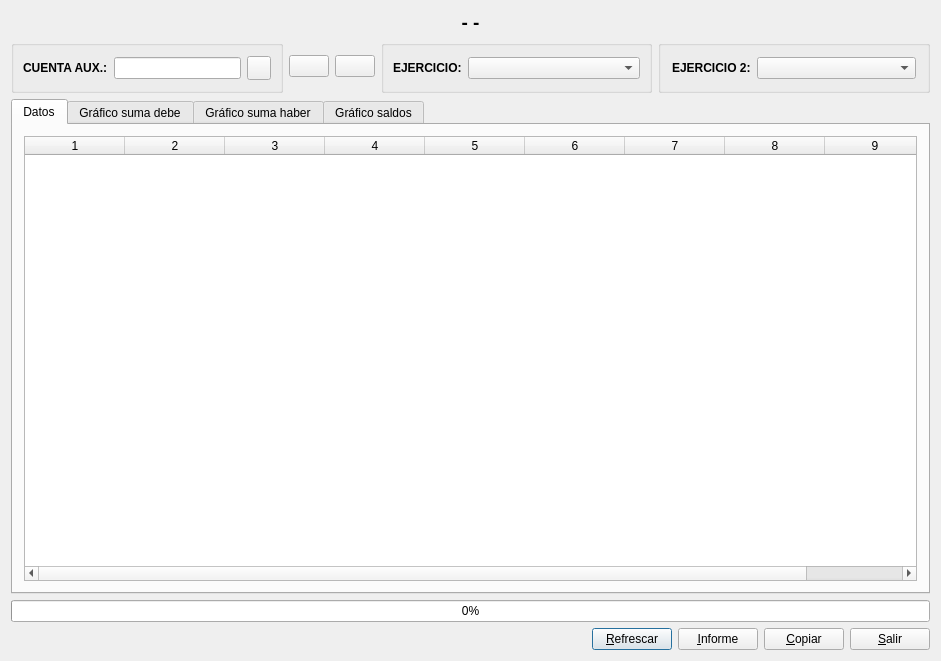
<?xml version="1.0" encoding="UTF-8"?>
<ui version="4.0">
 <author>José Manuel Díez Botella</author>
 <class>acumuladosmes</class>
 <widget class="QDialog" name="acumuladosmes">
  <property name="geometry">
   <rect>
    <x>0</x>
    <y>0</y>
    <width>941</width>
    <height>661</height>
   </rect>
  </property>
  <property name="windowTitle">
   <string>Acumulados de cuenta por mes</string>
  </property>
  <layout class="QVBoxLayout" name="verticalLayout_6">
   <item>
    <widget class="QLabel" name="titulotextLabel">
     <property name="maximumSize">
      <size>
       <width>940</width>
       <height>16777215</height>
      </size>
     </property>
     <property name="font">
      <font>
       <pointsize>14</pointsize>
       <weight>75</weight>
       <bold>true</bold>
      </font>
     </property>
     <property name="text">
      <string>- -</string>
     </property>
     <property name="alignment">
      <set>Qt::AlignCenter</set>
     </property>
     <property name="wordWrap">
      <bool>false</bool>
     </property>
    </widget>
   </item>
   <item>
    <layout class="QHBoxLayout" name="horizontalLayout">
     <item>
      <widget class="QGroupBox" name="groupBox">
       <property name="title">
        <string/>
       </property>
       <layout class="QVBoxLayout">
        <property name="spacing">
         <number>6</number>
        </property>
        <property name="leftMargin">
         <number>9</number>
        </property>
        <property name="topMargin">
         <number>9</number>
        </property>
        <property name="rightMargin">
         <number>9</number>
        </property>
        <property name="bottomMargin">
         <number>9</number>
        </property>
        <item>
         <layout class="QHBoxLayout">
          <property name="spacing">
           <number>6</number>
          </property>
          <property name="leftMargin">
           <number>0</number>
          </property>
          <property name="topMargin">
           <number>0</number>
          </property>
          <property name="rightMargin">
           <number>0</number>
          </property>
          <property name="bottomMargin">
           <number>0</number>
          </property>
          <item>
           <widget class="QLabel" name="textLabel1">
            <property name="text">
             <string>&lt;html&gt;&lt;head&gt;&lt;meta name=&quot;qrichtext&quot; content=&quot;1&quot; /&gt;&lt;style type=&quot;text/css&quot;&gt;
p, li { white-space: pre-wrap; }
&lt;/style&gt;&lt;/head&gt;&lt;body style=&quot; font-family:'Sans Serif'; font-size:9pt; font-weight:400; font-style:normal;&quot;&gt;
&lt;p style=&quot; margin-top:0px; margin-bottom:0px; margin-left:0px; margin-right:0px; -qt-block-indent:0; text-indent:0px;&quot;&gt;&lt;span style=&quot; font-weight:600;&quot;&gt;CUENTA AUX.:&lt;/span&gt;&lt;/p&gt;&lt;/body&gt;&lt;/html&gt;</string>
            </property>
            <property name="wordWrap">
             <bool>false</bool>
            </property>
           </widget>
          </item>
          <item>
           <widget class="QLineEdit" name="subcuentalineEdit">
            <property name="maxLength">
             <number>40</number>
            </property>
           </widget>
          </item>
          <item>
           <widget class="QPushButton" name="buscapushButton">
            <property name="minimumSize">
             <size>
              <width>24</width>
              <height>24</height>
             </size>
            </property>
            <property name="maximumSize">
             <size>
              <width>24</width>
              <height>24</height>
             </size>
            </property>
            <property name="text">
             <string/>
            </property>
            <property name="icon">
             <iconset resource="keme.qrc">
              <normaloff>:/iconos/graf/viewer.xpm</normaloff>:/iconos/graf/viewer.xpm</iconset>
            </property>
           </widget>
          </item>
         </layout>
        </item>
       </layout>
      </widget>
     </item>
     <item>
      <widget class="QPushButton" name="anteriorpushButton">
       <property name="maximumSize">
        <size>
         <width>50</width>
         <height>16777215</height>
        </size>
       </property>
       <property name="toolTip">
        <string>Subcuenta anterior</string>
       </property>
       <property name="text">
        <string/>
       </property>
       <property name="icon">
        <iconset resource="keme.qrc">
         <normaloff>:/iconos/graf/back.png</normaloff>:/iconos/graf/back.png</iconset>
       </property>
       <property name="iconSize">
        <size>
         <width>46</width>
         <height>46</height>
        </size>
       </property>
      </widget>
     </item>
     <item>
      <widget class="QPushButton" name="posteriorpushButton">
       <property name="maximumSize">
        <size>
         <width>50</width>
         <height>16777215</height>
        </size>
       </property>
       <property name="toolTip">
        <string>Subcuenta posterior</string>
       </property>
       <property name="text">
        <string/>
       </property>
       <property name="icon">
        <iconset resource="keme.qrc">
         <normaloff>:/iconos/graf/forward.png</normaloff>:/iconos/graf/forward.png</iconset>
       </property>
       <property name="iconSize">
        <size>
         <width>46</width>
         <height>46</height>
        </size>
       </property>
      </widget>
     </item>
     <item>
      <widget class="QGroupBox" name="groupBox_3">
       <property name="title">
        <string/>
       </property>
       <layout class="QVBoxLayout">
        <property name="spacing">
         <number>6</number>
        </property>
        <property name="leftMargin">
         <number>9</number>
        </property>
        <property name="topMargin">
         <number>9</number>
        </property>
        <property name="rightMargin">
         <number>9</number>
        </property>
        <property name="bottomMargin">
         <number>9</number>
        </property>
        <item>
         <layout class="QHBoxLayout">
          <property name="spacing">
           <number>6</number>
          </property>
          <property name="leftMargin">
           <number>0</number>
          </property>
          <property name="topMargin">
           <number>0</number>
          </property>
          <property name="rightMargin">
           <number>0</number>
          </property>
          <property name="bottomMargin">
           <number>0</number>
          </property>
          <item>
           <widget class="QLabel" name="textLabel1_2">
            <property name="text">
             <string>&lt;b&gt;EJERCICIO:&lt;/b&gt;</string>
            </property>
            <property name="wordWrap">
             <bool>false</bool>
            </property>
           </widget>
          </item>
          <item>
           <widget class="QComboBox" name="ejerciciocomboBox">
            <property name="sizePolicy">
             <sizepolicy hsizetype="Expanding" vsizetype="Fixed">
              <horstretch>0</horstretch>
              <verstretch>0</verstretch>
             </sizepolicy>
            </property>
           </widget>
          </item>
         </layout>
        </item>
       </layout>
      </widget>
     </item>
     <item>
      <widget class="QGroupBox" name="groupBox_2">
       <property name="title">
        <string/>
       </property>
       <layout class="QVBoxLayout" name="verticalLayout_3">
        <item>
         <layout class="QHBoxLayout" name="_2">
          <property name="spacing">
           <number>6</number>
          </property>
          <property name="leftMargin">
           <number>0</number>
          </property>
          <property name="topMargin">
           <number>0</number>
          </property>
          <property name="rightMargin">
           <number>0</number>
          </property>
          <property name="bottomMargin">
           <number>0</number>
          </property>
          <item>
           <widget class="QLabel" name="textLabel1_3">
            <property name="text">
             <string>&lt;html&gt;&lt;head/&gt;&lt;body&gt;&lt;p&gt;&lt;span style=&quot; font-weight:600;&quot;&gt;EJERCICIO 2:&lt;/span&gt;&lt;/p&gt;&lt;/body&gt;&lt;/html&gt;</string>
            </property>
            <property name="wordWrap">
             <bool>false</bool>
            </property>
           </widget>
          </item>
          <item>
           <widget class="QComboBox" name="ejercicio2comboBox">
            <property name="sizePolicy">
             <sizepolicy hsizetype="Expanding" vsizetype="Fixed">
              <horstretch>0</horstretch>
              <verstretch>0</verstretch>
             </sizepolicy>
            </property>
           </widget>
          </item>
         </layout>
        </item>
       </layout>
      </widget>
     </item>
    </layout>
   </item>
   <item>
    <widget class="QTabWidget" name="tabWidget">
     <property name="currentIndex">
      <number>0</number>
     </property>
     <widget class="QWidget" name="tab">
      <attribute name="title">
       <string>Datos</string>
      </attribute>
      <layout class="QVBoxLayout" name="verticalLayout_2">
       <item>
        <widget class="QTableWidget" name="tabla">
         <property name="columnCount">
          <number>9</number>
         </property>
         <column/>
         <column/>
         <column/>
         <column/>
         <column/>
         <column/>
         <column/>
         <column/>
         <column/>
        </widget>
       </item>
      </layout>
     </widget>
     <widget class="QWidget" name="tab_4">
      <attribute name="title">
       <string>Gráfico suma debe</string>
      </attribute>
      <layout class="QVBoxLayout" name="verticalLayout_4">
       <item>
        <widget class="QGroupBox" name="sumaD_groupBox">
         <property name="title">
          <string/>
         </property>
        </widget>
       </item>
      </layout>
     </widget>
     <widget class="QWidget" name="tab_3">
      <attribute name="title">
       <string>Gráfico suma haber</string>
      </attribute>
      <layout class="QVBoxLayout" name="verticalLayout_5">
       <item>
        <widget class="QGroupBox" name="sumaH_groupBox">
         <property name="title">
          <string/>
         </property>
        </widget>
       </item>
      </layout>
     </widget>
     <widget class="QWidget" name="tab_2">
      <attribute name="title">
       <string>Gráfico saldos</string>
      </attribute>
      <layout class="QVBoxLayout" name="verticalLayout">
       <item>
        <widget class="QGroupBox" name="sumaS_groupBox">
         <property name="title">
          <string/>
         </property>
        </widget>
       </item>
      </layout>
     </widget>
    </widget>
   </item>
   <item>
    <widget class="QProgressBar" name="progressBar">
     <property name="value">
      <number>0</number>
     </property>
     <property name="orientation">
      <enum>Qt::Horizontal</enum>
     </property>
    </widget>
   </item>
   <item>
    <layout class="QHBoxLayout">
     <property name="spacing">
      <number>6</number>
     </property>
     <property name="leftMargin">
      <number>0</number>
     </property>
     <property name="topMargin">
      <number>0</number>
     </property>
     <property name="rightMargin">
      <number>0</number>
     </property>
     <property name="bottomMargin">
      <number>0</number>
     </property>
     <item>
      <spacer>
       <property name="orientation">
        <enum>Qt::Horizontal</enum>
       </property>
       <property name="sizeHint" stdset="0">
        <size>
         <width>40</width>
         <height>20</height>
        </size>
       </property>
      </spacer>
     </item>
     <item>
      <widget class="QPushButton" name="refrescarpushButton">
       <property name="text">
        <string>&amp;Refrescar</string>
       </property>
       <property name="icon">
        <iconset resource="keme.qrc">
         <normaloff>:/iconos/graf/refresh.xpm</normaloff>:/iconos/graf/refresh.xpm</iconset>
       </property>
       <property name="shortcut">
        <string>Alt+R</string>
       </property>
       <property name="default">
        <bool>true</bool>
       </property>
      </widget>
     </item>
     <item>
      <widget class="QPushButton" name="informepushButton">
       <property name="text">
        <string>&amp;Informe</string>
       </property>
       <property name="icon">
        <iconset resource="keme.qrc">
         <normaloff>:/iconos/graf/printer.png</normaloff>:/iconos/graf/printer.png</iconset>
       </property>
      </widget>
     </item>
     <item>
      <widget class="QPushButton" name="copiarpushButton">
       <property name="text">
        <string>&amp;Copiar</string>
       </property>
       <property name="icon">
        <iconset resource="keme.qrc">
         <normaloff>:/iconos/graf/copiar.png</normaloff>:/iconos/graf/copiar.png</iconset>
       </property>
       <property name="shortcut">
        <string>Alt+C</string>
       </property>
      </widget>
     </item>
     <item>
      <widget class="QPushButton" name="salirpushButton">
       <property name="text">
        <string>&amp;Salir</string>
       </property>
       <property name="icon">
        <iconset resource="keme.qrc">
         <normaloff>:/iconos/graf/application-exit.png</normaloff>:/iconos/graf/application-exit.png</iconset>
       </property>
       <property name="shortcut">
        <string>Alt+S</string>
       </property>
      </widget>
     </item>
    </layout>
   </item>
  </layout>
 </widget>
 <layoutdefault spacing="6" margin="11"/>
 <tabstops>
  <tabstop>subcuentalineEdit</tabstop>
  <tabstop>buscapushButton</tabstop>
  <tabstop>anteriorpushButton</tabstop>
  <tabstop>posteriorpushButton</tabstop>
  <tabstop>ejerciciocomboBox</tabstop>
  <tabstop>tabWidget</tabstop>
  <tabstop>refrescarpushButton</tabstop>
  <tabstop>informepushButton</tabstop>
  <tabstop>copiarpushButton</tabstop>
  <tabstop>salirpushButton</tabstop>
  <tabstop>tabla</tabstop>
 </tabstops>
 <resources>
  <include location="keme.qrc"/>
 </resources>
 <connections>
  <connection>
   <sender>salirpushButton</sender>
   <signal>clicked()</signal>
   <receiver>acumuladosmes</receiver>
   <slot>accept()</slot>
   <hints>
    <hint type="sourcelabel">
     <x>20</x>
     <y>20</y>
    </hint>
    <hint type="destinationlabel">
     <x>20</x>
     <y>20</y>
    </hint>
   </hints>
  </connection>
 </connections>
</ui>
